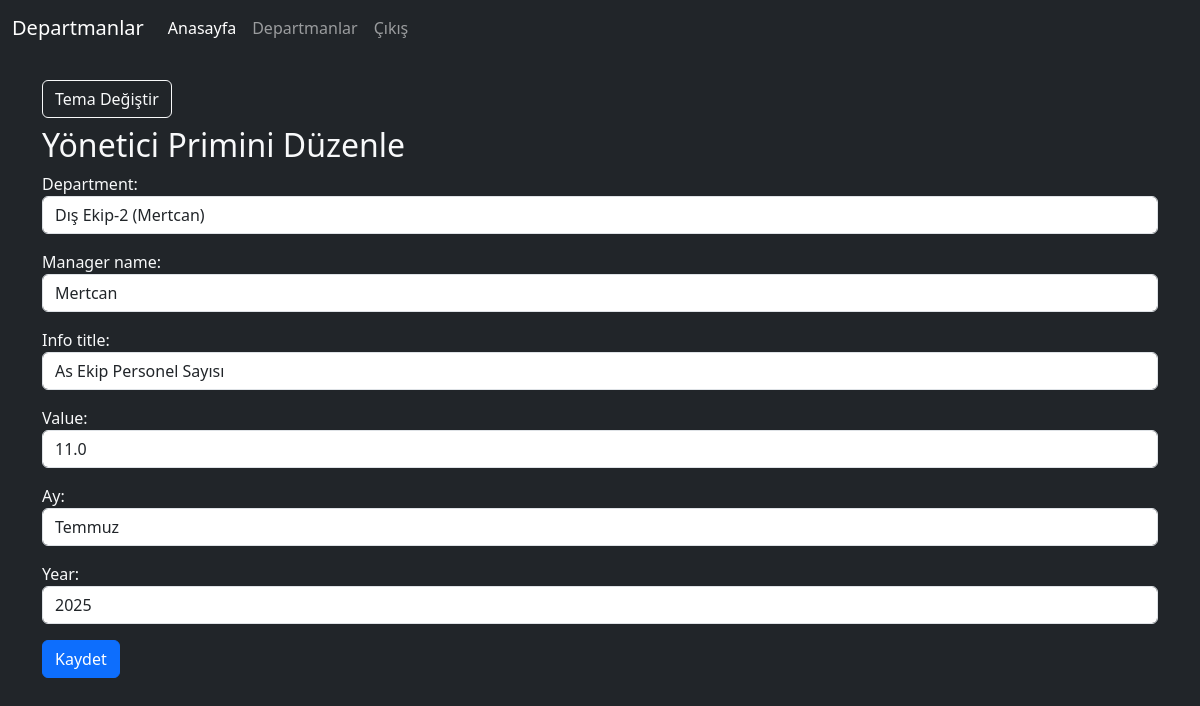
/edit_bonus/6/, run on the app's committed database.
### departmanlar/models.py (models this page shows, shortened)
class ManagerBonus(models.Model):
    DEPARTMENT_CHOICES = [
        ('Dış Ekip-1 (Murat)', 'Dış Ekip-1 (Murat)'),
        ('Dış Ekip-2 (Mertcan)', 'Dış Ekip-2 (Mertcan)'),
        ('Karşılama Ekibi (Ece)', 'Karşılama Ekibi (Ece)'),
        ('Dönüşüm Ekibi (Alper)', 'Dönüşüm Ekibi (Alper)'),
        ('Yatırımlı Pasif Ekibi (Asuman)', 'Yatırımlı Pasif Ekibi (Asuman)'),
        ('Retation Ekibi (Asuman)', 'Retation Ekibi (Asuman)'),
    ]
    department = models.CharField(
        max_length=50,
        choices=DEPARTMENT_CHOICES,
        default="Dış Ekip-1 (Murat)"
    )
    manager_name = models.CharField(max_length=100, default="Bilinmiyor")
    info_title = models.CharField(max_length=100, default="Bilinmiyor")
    value = models.FloatField(default=0)
    month = models.IntegerField(default=1)
    year = models.IntegerField(default=2025)

### departmanlar/views.py (the view)
# urls.py: path('edit_bonus/<int:pk>/', views.edit_bonus, name='edit_bonus'),
def edit_bonus(request, pk):
    bonus = get_object_or_404(ManagerBonus, pk=pk)
    if request.method == 'POST':
        form = ManagerBonusForm(request.POST, instance=bonus)
        if form.is_valid():
            form.save()
            messages.success(request, "Prim güncellendi.")
            return redirect('dashboard')
        else:
            messages.error(request, "Formda hata var.")
    else:
        form = ManagerBonusForm(instance=bonus)
    return render(request, 'departmanlar/edit_bonus.html', {'form': form, 'bonus': bonus})

### departmanlar/forms.py (shortened to what this page needs)
class ManagerBonusForm(forms.ModelForm):
    MONTH_CHOICES = [
        ('1', 'Ocak'),
        ('2', 'Şubat'),
        ('3', 'Mart'),
        ('4', 'Nisan'),
        ('5', 'Mayıs'),
        ('6', 'Haziran'),
        ('7', 'Temmuz'),
        ('8', 'Ağustos'),
        ('9', 'Eylül'),
        ('10', 'Ekim'),
        ('11', 'Kasım'),
        ('12', 'Aralık'),
    ]
    month = forms.ChoiceField(
        choices=MONTH_CHOICES,
        label="Ay",
        widget=forms.Select(attrs={'class': 'form-control'})
    )
    class Meta:
        model = ManagerBonus
        fields = ['department', 'manager_name', 'info_title', 'value', 'month', 'year']
        widgets = {
            'department': forms.Select(attrs={'class': 'form-control'}),
            'manager_name': forms.TextInput(attrs={'class': 'form-control'}),
            'info_title': forms.TextInput(attrs={'class': 'form-control'}),
            'value': forms.TextInput(attrs={'class': 'form-control'}),
            'year': forms.NumberInput(attrs={'class': 'form-control', 'min': 2000, 'max': 2100}),
        }

### departmanlar/templates/departmanlar/edit_bonus.html (shortened to what this page needs)
{% extends "base.html" %}
{% block content %}
<h2>Yönetici Primini Düzenle</h2>
<form method="post">
    {{ form.as_p }}
    <button type="submit" class="btn btn-primary">Kaydet</button>
</form>
{% endblock %}

### data on the page
ManagerBonus: department "Dış Ekip-2 (Mertcan)", manager_name "Mertcan", info_title "As Ekip Personel Sayısı", value "11.0", month "Temmuz", year "2025"
